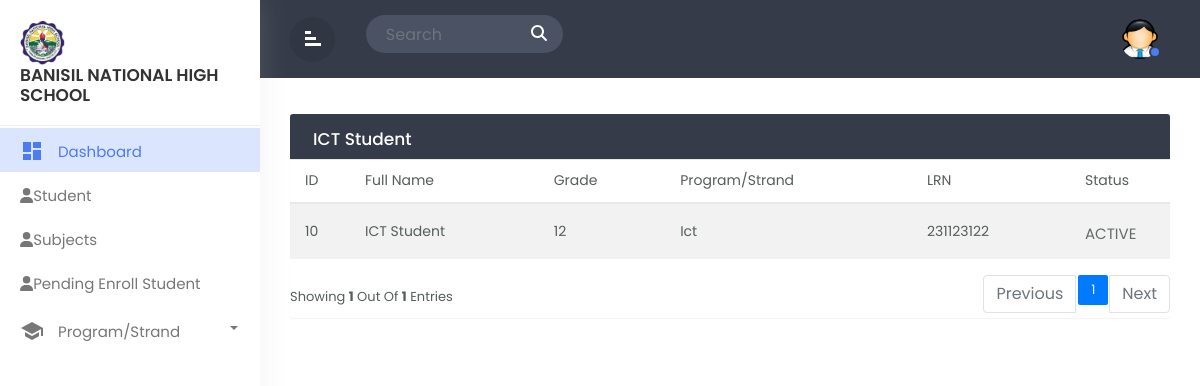
The page /admin_ICT.php (signed in) on the database its author committed.
### tables this page shows
CREATE TABLE `tbl_userinfo` (
  `user_id` int(11) NOT NULL,
  `firstname` varchar(244) NOT NULL,
  `middlename` varchar(244) NOT NULL,
  `lastname` varchar(244) NOT NULL,
  `suffix` varchar(244) NOT NULL,
  `gender` varchar(244) NOT NULL,
  `birthday` date NOT NULL,
  `age` int(11) NOT NULL
);

CREATE TABLE `tbl_enrollment` (
  `enrollment_id` int(11) NOT NULL,
  `userinfo_id` int(11) NOT NULL,
  `admit_type` varchar(244) NOT NULL,
  `grade` varchar(244) NOT NULL,
  `program` varchar(244) NOT NULL,
  `term` varchar(244) NOT NULL,
  `lrn` int(11) NOT NULL,
  `lsa` varchar(244) NOT NULL
);

### admin_ICT.php (the view, shortened to what this page needs)
<!doctype html>
<html lang="en">
  <head>
        <link rel="stylesheet" href="css/bootstrap.min.css">
        <link rel="stylesheet" href="css/custom.css">
  </head>
  <body>
<div class="wrapper">
         <nav id="sidebar">
            <div class="sidebar-header">
                <h3><img src="img/logo.png" class="img-fluid"/><br>Banisil National High School</br></h3>
            </div>
            <ul class="list-unstyled components">
			<li  class="active">
                    <a href="admin_dashboard.php" class="dashboard"><i class="material-icons">dashboard</i>
					<span>Dashboard</span></a>
                </li>
                <li class="">
                    <a href="admin_student.php"><i class="fas fa-user"></i><span>Student</span></a>
                </li>
                <li class="">
                    <a href="admin_subject.php"><i class="fas fa-user"></i><span>Subjects</span></a>
                </li>
                <li class="">
                    <a href="admin_pending.php"><i class="fas fa-user"></i><span>Pending Enroll Student</span></a>
                </li>
                <li class="dropdown">
                    <a href="#homeSubmenu1" data-toggle="collapse" aria-expanded="false" class="dropdown-toggle">
                        <i class="material-icons">school</i> Program/Strand
                    </a>
                </li>
                    </ul>
        </nav>
		<div id="content">
		   <div class="top-navbar">
		      <div class="xp-topbar">
                <div class="row">
                    <div class="col-2 col-md-1 col-lg-1 order-2 order-md-1 align-self-center">
                        <div class="xp-menubar">
                               <span class="material-icons text-white">signal_cellular_alt
							   </span>
                         </div>
                    </div>
                    <div class="col-md-5 col-lg-3 order-3 order-md-2">
                      <div class="xp-searchbar">
                        <form>
                          <div class="input-group">
                            <input type="search" class="form-control" placeholder="Search" id="searchInput">
                            <div class="input-group-append">
                              <button class="btn" type="submit" id="searchButton">
                                <i class="fas fa-search"></i>
                              </button>
                            </div>
                          </div>
                        </form>
                      </div>
                    </div>
                    <div class="col-10 col-md-6 col-lg-8 order-1 order-md-3">
                        <div class="xp-profilebar text-right">
                    <nav class="navbar p-0">
                              <ul class="nav navbar-nav flex-row ml-auto">
                                  <li class="nav-item dropdown">
                                      <a class="nav-link" href="#" data-toggle="dropdown">
                      <img src="img/admin.png" style="width:40px; border-radius:50%;"/>
                      <span class="xp-user-live"></span>
                      </a>
                          </li>
                      </ul>
                    </nav>
                        </div>
                    </div>
                </div>
            </div>
		   </div>
		   <div class="main-content">
			  <div class="row">
				<div class="col-md-12">
				<div class="table-wrapper">
    <div class="table-title">
      <div class="row">
        <div class="col-sm-6 p-0 d-flex justify-content-lg-start justify-content-center">
          <h2 class="ml-lg-2">ICT Student</h2>
        </div>
      </div>
    </div>
    <?php
    include 'dbcon.php';
    $limit = 5;
    $page = isset($_GET['page']) ? $_GET['page'] : 1;
    $sqlCount = "SELECT COUNT(*) AS total FROM tbl_userinfo
              JOIN tbl_user_level ON tbl_user_level.user_level_id = tbl_userinfo.user_id
              JOIN tbl_enrollment ON tbl_enrollment.userinfo_id = tbl_userinfo.user_id
              WHERE tbl_user_level.level = 'STUDENT' AND tbl_enrollment.program = 'ICT'";
    $resultCount = mysqli_query($conn, $sqlCount);
    $rowCount = mysqli_fetch_assoc($resultCount)['total'];
    $totalPages = ceil($rowCount / $limit);
    $offset = ($page - 1) * $limit;
    $sql = "SELECT tbl_userinfo.user_id, tbl_userinfo.firstname, tbl_userinfo.middlename, tbl_userinfo.lastname, tbl_userinfo.suffix, tbl_enrollment.userinfo_id, tbl_enrollment.admit_type, tbl_enrollment.grade, tbl_enrollment.program, tbl_enrollment.term, tbl_enrollment.lrn, tbl_enrollment.lsa, tbl_user_status.status, tbl_user_level.level
            FROM tbl_userinfo
            JOIN tbl_enrollment ON tbl_userinfo.user_id = tbl_enrollment.userinfo_id
            JOIN tbl_user_status ON tbl_userinfo.user_id = tbl_user_status.userinfo_id
            JOIN tbl_user_level ON tbl_userinfo.user_id = tbl_user_level.userinfo_id
            WHERE tbl_user_level.level = 'STUDENT' AND tbl_enrollment.program = 'ICT' AND tbl_user_status.status = '1'
            LIMIT $limit OFFSET $offset";
    $result = mysqli_query($conn, $sql);
    ?>
<table class="table table-striped table-hover" id="eim_table">
  <thead>
    <tr>
      <th>ID</th>
      <th>Full Name</th>
      <th>Grade</th>
      <th>Program/Strand</th>
      <th>LRN</th>
      <th>Status</th>
    </tr>
  </thead>
  <tbody>
    <?php foreach ($result as $row): ?>
      <tr>
        <td><?php echo $row['user_id'] ?></td>
        <td><?php echo $row['firstname'] . ' ' . $row['lastname']; ?></td>
        <td><?php echo $row['grade']; ?></td>
        <td><?php echo $row['program']; ?></td>
        <td><?php echo $row['lrn'] ?></td>
        <td>
        <?php
            if($row['status'] == 1){
              echo '<span class="active">ACTIVE</span>';
            } else {
              echo '<span class="inactive">INACTIVE</span>';
            }
        ?>
        </td>
      </tr>
    <?php endforeach; ?>
  </tbody>
</table>
<div class="clearfix">
<div class="hint-text">Showing <b><?php echo mysqli_num_rows($result) ?></b> out of <b><?php echo mysqli_num_rows($result) ?></b> entries</div>
  <ul class="pagination">
    <?php if ($page > 1): ?>
      <li class="page-item"><a href="?page=<?php echo ($page - 1) ?>" class="page-link">Previous</a></li>
    <?php else: ?>
      <li class="page-item disabled"><span class="page-link">Previous</span></li>
    <?php endif; ?>
    <?php for ($i = 1; $i <= $totalPages; $i++): ?>
      <li class="page-item <?php if ($i == $page) echo 'active' ?>">
        <a href="?page=<?php echo $i ?>" class="page-link"><?php echo $i ?></a>
      </li>
    <?php endfor; ?>
    <?php if ($page < $totalPages): ?>
      <li class="page-item"><a href="?page=<?php echo ($page + 1) ?>" class="page-link">Next</a></li>
    <?php else: ?>
      <li class="page-item disabled"><span class="page-link">Next</span></li>
    <?php endif; ?>
  </ul>
</div>
</div>
			  </div>
		</div>
</div>
</div>
  </body>
  </html>

### css/custom.css (style rules this page uses)
body,html { line-height:1.8; font-family:'Poppins',sans-serif; color:#555e58; text-transform:capitalize; font-weight:400; margin:0px; padding:0px; }
.material-icons { font-family: 'Material Icons'; font-weight: normal; font-style: normal; font-size: 24px; display: inline-block; line-height: 1; text-transform: none; letter-spacing: normal; word-wrap: normal; white-space: nowrap; direction: ltr; -webkit-font-smoothing: antialiased; text-rendering: optimizeLegibility; -moz-osx-font-smoothing: grayscale; font-feature-settings: 'liga'; }
a { color:#333; font-weight:400; }
button { cursor:pointer; }
ul,ol { padding:0px; margin:0px; list-style:none; }
a,a:hover,a:focus { color:#333; text-decoration:none; transition:all 0.3s; }
.wrapper { position:relative; width:100%; overflow:auto; }
#sidebar { position:fixed; height:100%!important; top:0; left:0; bottom:0; z-index:11; width:260px; overflow:auto; transition:all 0.3s; background-color:#fff; box-shadow:0 0 30px 0 rgba(200 200 200 / 20%); }
@media only screen and (min-width:992px) { #content { width:calc(100% - 260px); position:relative; float:right; transition:all 0.3s; } }
#sidebar .sidebar-header { padding:20px; background-color:#fff; border-bottom:1px solid #eee; }
.sidebar-header h3 { color:#333; font-size:17px; margin:0px; text-transform:uppercase; transition:all 0.5s ease; font-weight:600; }
.sidebar-header h3 img { width:45px; margin-right:10px; }
#sidebar ul li { padding:2px 0px; }
#sidebar ul li.active> a { color:#4c7cf3; background-color:#DBE5FD; }
#sidebar ul li.active> a i { color:#4c7cf3; }
.dropdown-toggle::after { position:absolute; right:22px; top:18px; color:#777777; }
#sidebar ul li.dropdown { position:sticky; }
#sidebar ul li a { padding:5px 10px 5px 20px; line-height:30px; font-size:15px; position:relative; font-weight:400; display:block; color:#777777; text-transform:capitalize; }
#sidebar ul li a i { position:relative; margin-right:10px; top:6px; }
#content { position:relative; transition:all 0.5s; background-attachment:#f9fafc; }
.top-navbar { width:100%; z-index:9; position:relative; padding:15px 30px; background-color:#353b48; }
input[type="search"] { background-color:#4a5263; color:#fff; padding-left:20px; border:none; border-radius:50px 0px 0px 50px; }
.input-group-append { margin-left:-1px; }
.xp-searchbar .btn { background-color:#4a5263; color:#fff; font-weight:600; font-size:16px; border-radius:0 50px 50px 0; padding:4px 15px; }
.main-content { padding:30px 30px 0px 30px; }
.navbar { background-color:#353B48; color:#fff; }
.xp-menubar { border-radius:50%; width:45px; height:45px; line-height:45px; text-align:center; margin-right:20px; border:none; color:#fff; cursor:pointer; background-color:rgba(0,0,0,0.09); }
.xp-menubar span { margin:9px; padding:0px; transform:rotate(90deg); }
.navbar-nav > li > a { color:#fff; }
.navbar-nav li a { position:relative; display:block; padding:4px 10px!important; }
.xp-user-live { position:absolute; bottom:5px; right:9px; width:12px; height:12px; border-radius:50%; border:2px solid #353b48; background-color:#4c7cf3; }
.table-wrapper { background-color: #fff; margin:6px 0px 40px 0px; width: 100%; overflow: auto; border-radius: 3px; box-shadow: 0 1px 1px rgb(0 0 0 / 5%); }
.table-title { background:#353b48; color:#fff; position:sticky; top:0; width:100%; left:0; padding:10px 30px; border-radius:0px 0px 0 0; }
.table-title h2 { margin:5px 0 0; font-size:17px; }
table.table tr th, table.table tr td { border-color:#e9e9e9; padding:8px 15px; font-size:14px; font-weight: 400; vertical-align:middle; }
table.table tr th:first-child { width:60px; }
table.table tr th:last-child { width:100px; }
table.table td:last-child { opacity:0.9; font-size:22px; margin:0px 5px; }
.pagination { float:right; margin:0 0 5px; }
.pagination li a { border:none; font-size:13px; min-width:30px; min-height:30px; color:#999; margin:0 2px; line-height:30px; border-radius:2px!important; text-align:center; padding:0 6px; }
.hint-text { float:left; margin-top:10px; font-size:13px; }

### admin_ICT.php (style rules this page uses)
.active { font-size: 15px; }

### rows shown on the page
tbl_userinfo: user_id "10", firstname "ICT", lastname "Student", tbl_enrollment.grade "12", tbl_enrollment.program "Ict", tbl_enrollment.lrn "231123122"

### other values the page prints
mysqli_num_rows($result) "1"
